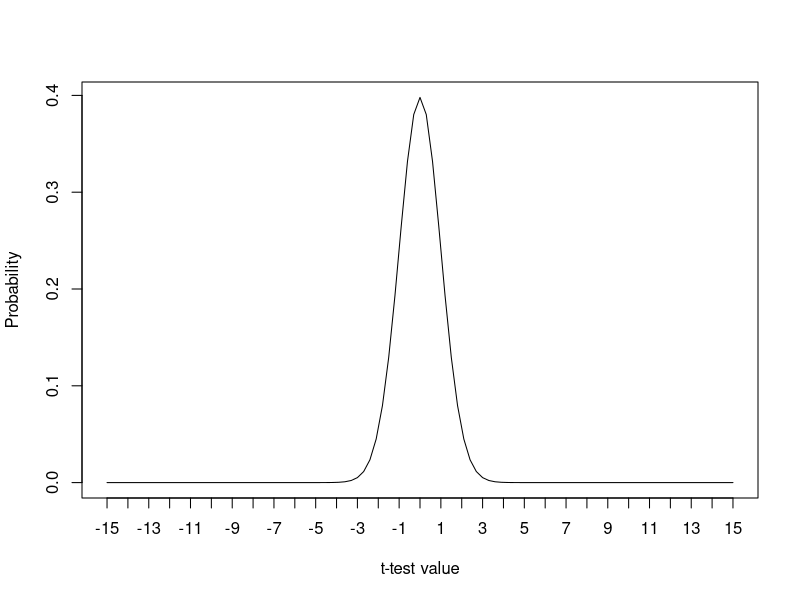
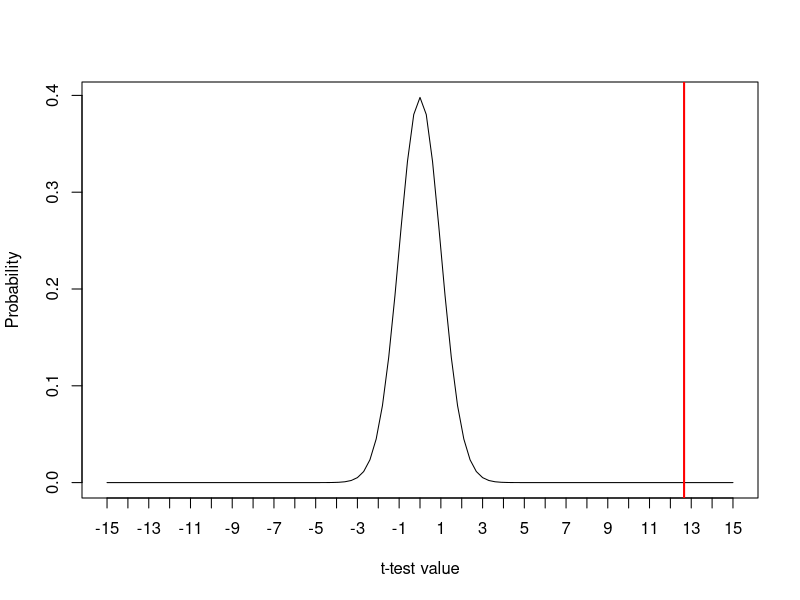
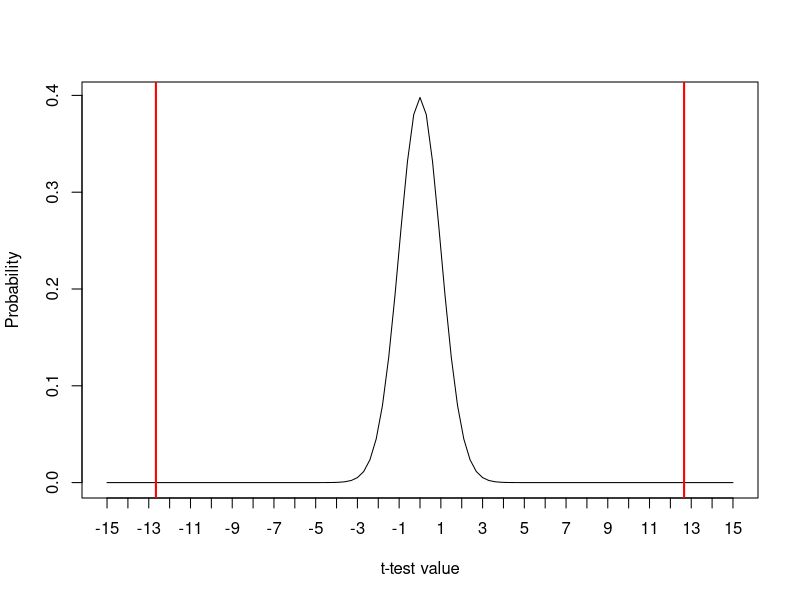

Write the R code that produced these figures, in order.
## ---- chunk 1
# set seed to make random number generation reproducible
set.seed(51423)
## ---- chunk 2
#collect a sample of 100 males
males <- rnorm(100, 5, 3)

#collect a sample of 100 females
females <- rnorm(100, 5, 3 )

mean(males)
mean(females)
## ---- chunk 3
mean(females)-mean(males)
## ---- chunk 4
mean(females)-mean(males)
## ---- chunk 5
attitude <- rnorm(100, 2.4, 2.0)
## ---- chunk 6
mean(attitude)
sd(attitude)
## ---- chunk 7
t.test(attitude, mu=0)
## ---- chunk 8
curve(dt(x,99, 0),xlim=c(-15,15), xaxt="n", ylab="Probability", xlab="t-test value")
axis(side=1, at=-15:15)
## ---- chunk 9
curve(dt(x,99, 0),xlim=c(-15,15), xaxt="n", ylab="Probability", xlab="t-test value")
axis(side=1, at=-15:15)
abline(v=12.657, col="red", lwd=2)
## ---- chunk 10
1-pt(abs(12.657), df=99)
## ---- chunk 11
curve(dt(x,99, 0),xlim=c(-15,15), xaxt="n", ylab="Probability", xlab="t-test value")
axis(side=1, at=-15:15)
abline(v=12.657, col="red", lwd=2)
abline(v=-12.657, col="red", lwd=2)
## ---- chunk 12
2*(1-pt(abs(12.657), df=99))
